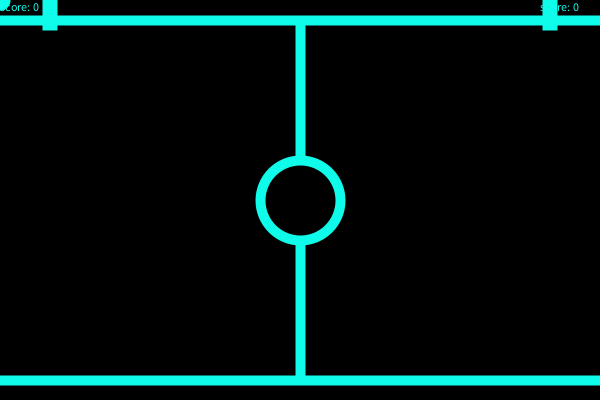
Frame 1 (no input)
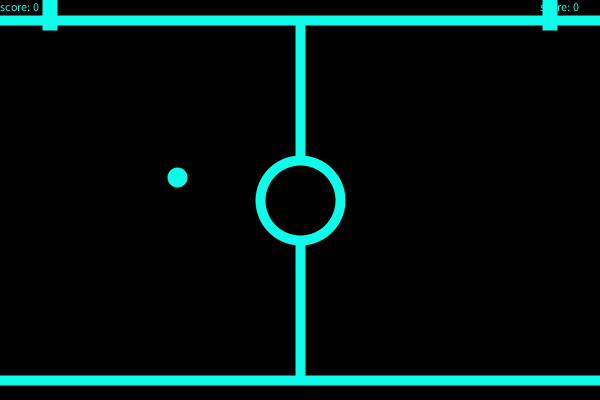
Frame 60 (the mouse pressed at the canvas centre just before this capture)
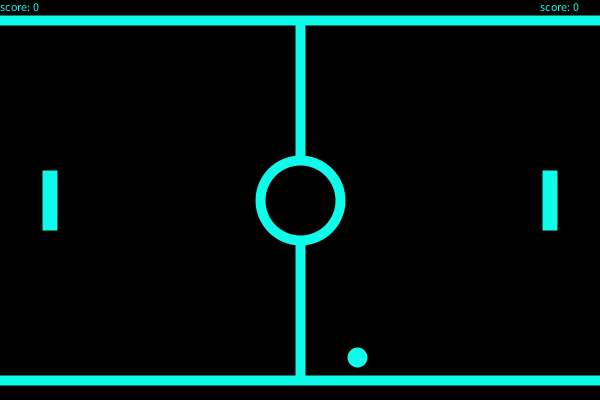
Frame 120 (the mouse held since frame 60 and released just before this capture)

The Processing sketch that drew these frames (run headless with seeded random() and noise(); from frame 60 on, the mouse is pressed at the canvas centre):

// Processing sketch: processing_161583
// ── processing_161583.pde

int x = 0; 
int y = 0;
int my = 3;
int mx = 3;
int s = 0;
int os = 0;
void setup() {
  size(600, 400);
}

void draw() {
  background(50);
  drawbackground(0,0);
  ellipse(x, y, 10, 10);
  x += mx;
  y += my;
  if (y>height || y<0) {
    my = my * -1;
  }
  if (x>width) {
    
    mx = mx*-1;
    s = s +1;
  }
  if (x<0) {
    mx = mx*-1;
    os = os+1;
  }
  if (abs(x-50) < 10 && abs(mouseY -y) < 27) {
    mx = -mx;
  }
   if (abs(x-550) < 10 && abs(mouseY -y) < 27) {
    mx = -mx;
  }
  paddle(50, mouseY);
  paddle(550, mouseY);
  fill(#0FFCEB);
String scoreLeft = "score: " + s;
  text(scoreLeft,0,11);
String scoreRight = "score: " + os;
  text(scoreRight,540,11);
}

void paddle(int x, int y) {
  rectMode(CENTER);
  rect(x, y, 5, 50);
}

void drawbackground(int x, int y) {
  background(0,0,0);
  fill(0,0,0);
  stroke(#0FFCEB);
  strokeWeight(10);
  ellipse(width/2, height/2, 80, 80);
  line(0, 20, width, 20);
  line(0, 380, width, 380);
  line(width/2, 21, width/2, height/2-41);
  line(width/2, 379 , width/2, height/2+41);
}
